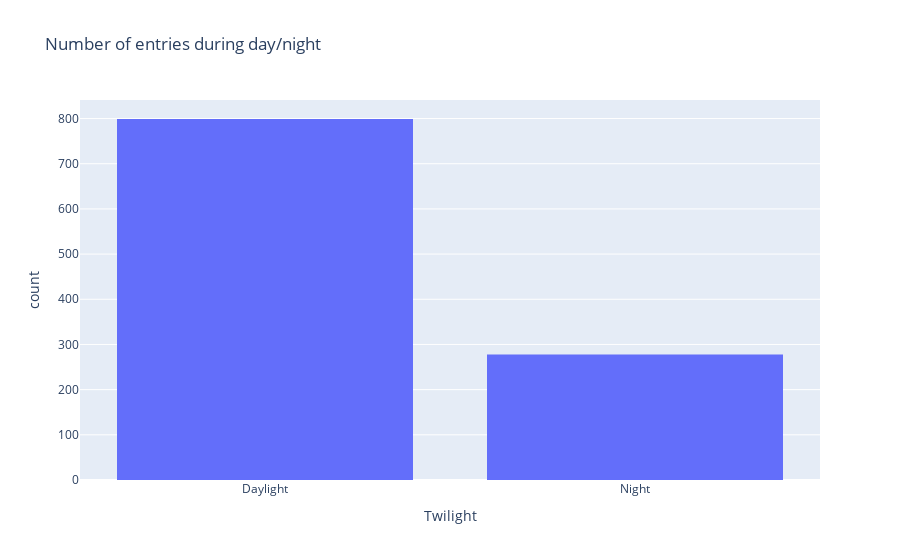

Notebook code for this chart:
### Code cell
index.plot(
    title="Number of entries during day/night",
    labels=dict(
        index="Time",
        value="Number of entries",
    ),
    kind="hist",
    x="Twilight",
)

### Figure 1 — Plotly figure (JSON) as saved in the notebook; plotly's stock layout.template omitted (floating-point values rounded to 4 significant figures; data arrays with more than 128 entries replaced by an {"elided": "..."} marker saying what was removed)
{"data": [{"bingroup": "x", "hovertemplate": "Twilight=%{x}<br>count=%{y}<extra></extra>", "legendgroup": "", "marker": {"color": "#636efa", "pattern": {"shape": ""}}, "name": "", "orientation": "v", "showlegend": false, "type": "histogram", "x": {"elided": "1077 str values"}, "xaxis": "x", "yaxis": "y"}], "layout": {"barmode": "relative", "legend": {"tracegroupgap": 0}, "title": {"text": "Number of entries during day/night"}, "xaxis": {"anchor": "y", "domain": [0, 1], "title": {"text": "Twilight"}}, "yaxis": {"anchor": "x", "domain": [0, 1], "title": {"text": "count"}}}}
